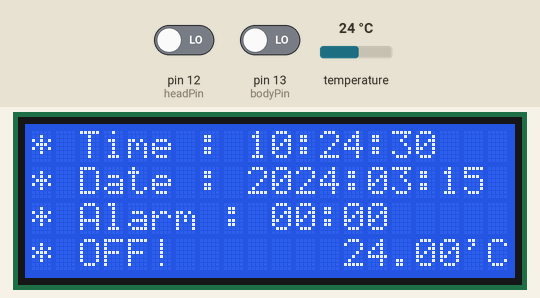
A sketch run on a simulated Arduino Uno, built with avr-gcc and run on an emulated ATmega328P. Shown: 20×4 character LCD. The test bench sets the inputs (shaded band); at power-on: temperature 24 °C, pin 12 (headPin) LOW, pin 13 (bodyPin) LOW. The local clock reads 2024-03-15 10:24:30 at power-on unless the sketch sets it; the audio player accepts every command and is not drawn; what the sketch prints to the serial monitor is not drawn.

Above: at 1.7 s.
1.8 s: temperature set to 12 °C
At 4.2 s:
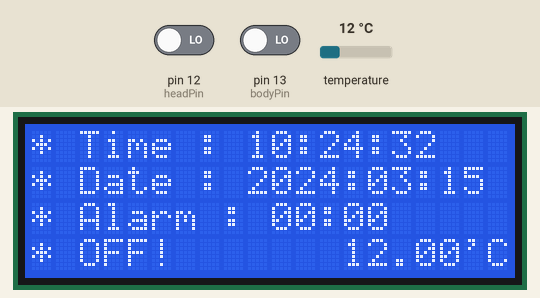
6.0 s: temperature set to 19 °C
At 8.9 s:
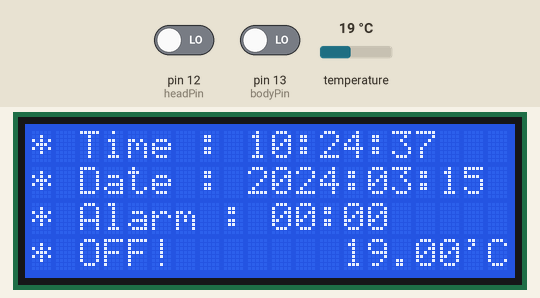
10.2 s: temperature set to 28 °C
At 12.2 s:
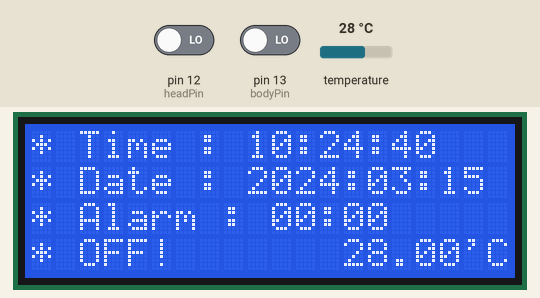
Timing chart, 0 to 13.7 s (numbered marks = the images above; inputs shaded):
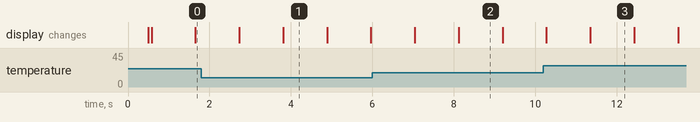

Measured:
- what the display in image 3 shows lasts 1.0 s, from 11.4 s to 12.4 s

The sketch:

MainArduino.ino
```cpp
#include "Arduino.h"
#include "SoftwareSerial.h"
#include "DFRobotDFPlayerMini.h"
#include <LiquidCrystal.h>
#include <DS3231.h>

SoftwareSerial mySoftwareSerial(10, 11); // RX, TX
DFRobotDFPlayerMini myDFPlayer;

// initialize the library with the numbers of the interface pins
LiquidCrystal lcd(9, 8, 7, 6, 5, 4);

// Init the DS3231 using the hardware interface
DS3231  rtc(SDA, SCL);

// Functions
void displayInfo();
void ringAlarm();
bool timeEquals();
void toggleAlarm();
void snoozeAlarm();
void checkAlarm();
void updateTimeRTC();
void setDateTime();
void checkBed();


// Static Variables

char hours, mins, secs;
char months, days;
int years;
float temperature;

char setHours = 11, setMins = 48, setMonths = 4, setDays = 22;
int setYears = 2017;
bool isSetTime = false;

char alarmHour = 19, alarmMin = 15;
char volume = 15;
char snoozeHour, snoozeMin, snoozeTime = 1;
char alarmState = 0;
bool alarmRinging = false;

bool body = false, head = false;
char bodyPin = 13, headPin = 12;

void setup() {

  // Initialize the rtc object
  rtc.begin();

  //------------------Configure MP3--------------------------------------------
  mySoftwareSerial.begin(9600);
  Serial.begin(115200);

  Serial.println();
  Serial.println(F("DFRobot DFPlayer Mini Demo"));
  Serial.println(F("Initializing DFPlayer ... (May take 3~5 seconds)"));

  if (!myDFPlayer.begin(mySoftwareSerial)) {  //Use softwareSerial to communicate with mp3.
    Serial.println(F("Unable to begin:"));
    Serial.println(F("1.Please recheck the connection!"));
    Serial.println(F("2.Please insert the SD card!"));
    while(true);
  }
  Serial.println(F("DFPlayer Mini online."));

  //----------------------------------------------------------------------------

  // Interrupt pins

  pinMode(18, INPUT_PULLUP);
  attachInterrupt(5, toggleAlarm, RISING);

  pinMode(bodyPin, INPUT);
  pinMode(headPin, INPUT);

}

void loop() {

  if (isSetTime){
    setDateTime();
  }

  interrupts();
  displayInfo();

  updateTimeRTC();
  checkAlarm();

  checkBed();


  Serial.println(body);
  Serial.println(head);
  Serial.println();

  delay(1000);

}

void ringAlarm(){
  myDFPlayer.volume(volume);  //Set volume value. From 0 to 30
  myDFPlayer.play(1);  //Play the first mp3

  alarmRinging = true;
}

void stopAlarm(){
  myDFPlayer.pause();
  alarmRinging = false;
}

void displayInfo(){
  // set up the LCD's number of columns and rows:
  lcd.begin(20, 4);
  // Print a message to the LCD.

  char strTime[20], strAlarm[20], strDate[20];
  sprintf(strTime, "* Time : %02d:%02d:%02d", hours, mins, secs);
  sprintf(strDate, "* Date : %04d:%02d:%02d", years, months, days);
  sprintf(strAlarm, "* Alarm : %02d:%02d", snoozeHour, snoozeMin);

  lcd.print(strTime);
  lcd.setCursor(0,1);
  lcd.print(strDate);
  lcd.setCursor(0,2);
  lcd.print(strAlarm);
  lcd.setCursor(0,3);

  if (alarmState == 0){
    lcd.print("* OFF!");
  } else if (alarmState == 1){
    lcd.print("* ON!");
  } else {
    lcd.print("* SNOOZE!");
  }

  lcd.setCursor(13,3);
  lcd.print(temperature);
  lcd.setCursor(18,3);
  lcd.print("'C");
}

bool timeEquals(){
  return (mins == snoozeMin && hours == snoozeHour);
}

void toggleAlarm(){
  if (alarmState == 0 && !alarmRinging){
    alarmState = 1;
    snoozeHour = alarmHour;
    snoozeMin = alarmMin;

  } else if (alarmState == 1 && alarmRinging){
    alarmState = 2;

  } else if (alarmState == 1 && !alarmRinging){
    alarmState = 0;
  }
}

void snoozeAlarm(){
  snoozeMin = mins + snoozeTime;
  if (snoozeMin > 59){
    snoozeHour++;
    snoozeMin -= 60;
  }
  if (snoozeHour > 23){
    snoozeHour = 0;
  }
}

void checkAlarm(){

  if (timeEquals() && !alarmRinging && alarmState != 0 && body){
    ringAlarm();
    alarmState = 1;
  }

  if (timeEquals() && !alarmRinging && alarmState != 0 && !body){
    alarmState = 0;
  }

  if (alarmRinging && alarmState == 2){
    stopAlarm();
    snoozeAlarm();
  }
}

void updateTimeRTC(){

  // Get Time
  String rtcTime = rtc.getTimeStr();
  String tmpHours = rtcTime.substring(0,2);
  hours = tmpHours.toInt();
  String tmpMins = rtcTime.substring(3,5);
  mins = tmpMins.toInt();
  String tmpSecs = rtcTime.substring(6,8);
  secs = tmpSecs.toInt();

  // Get Date
  String rtcDate = rtc.getDateStr();
  String tmpYears = rtcDate.substring(6,10);
  years = tmpYears.toInt();
  String tmpMonths = rtcDate.substring(3,5);
  months = tmpMonths.toInt();
  String tmpDays = rtcDate.substring(0,2);
  days = tmpDays.toInt();

  // Get Temperature
  temperature = rtc.getTemp();
}

void setDateTime(){
  rtc.setTime(setHours, setMins, 0);     // Set the time to 12:00:00 (24hr format)
  rtc.setDate(setDays, setMonths, setYears);   // Set the date to January 1st, 2014
  isSetTime = false;    // Done setting time
}

void checkBed(){
  if (digitalRead(bodyPin)){
    body = false;
  } else {
    body = true;
  }

  if (digitalRead(headPin)){
    head = false;
  } else {
    head = true;
  }
}
```
